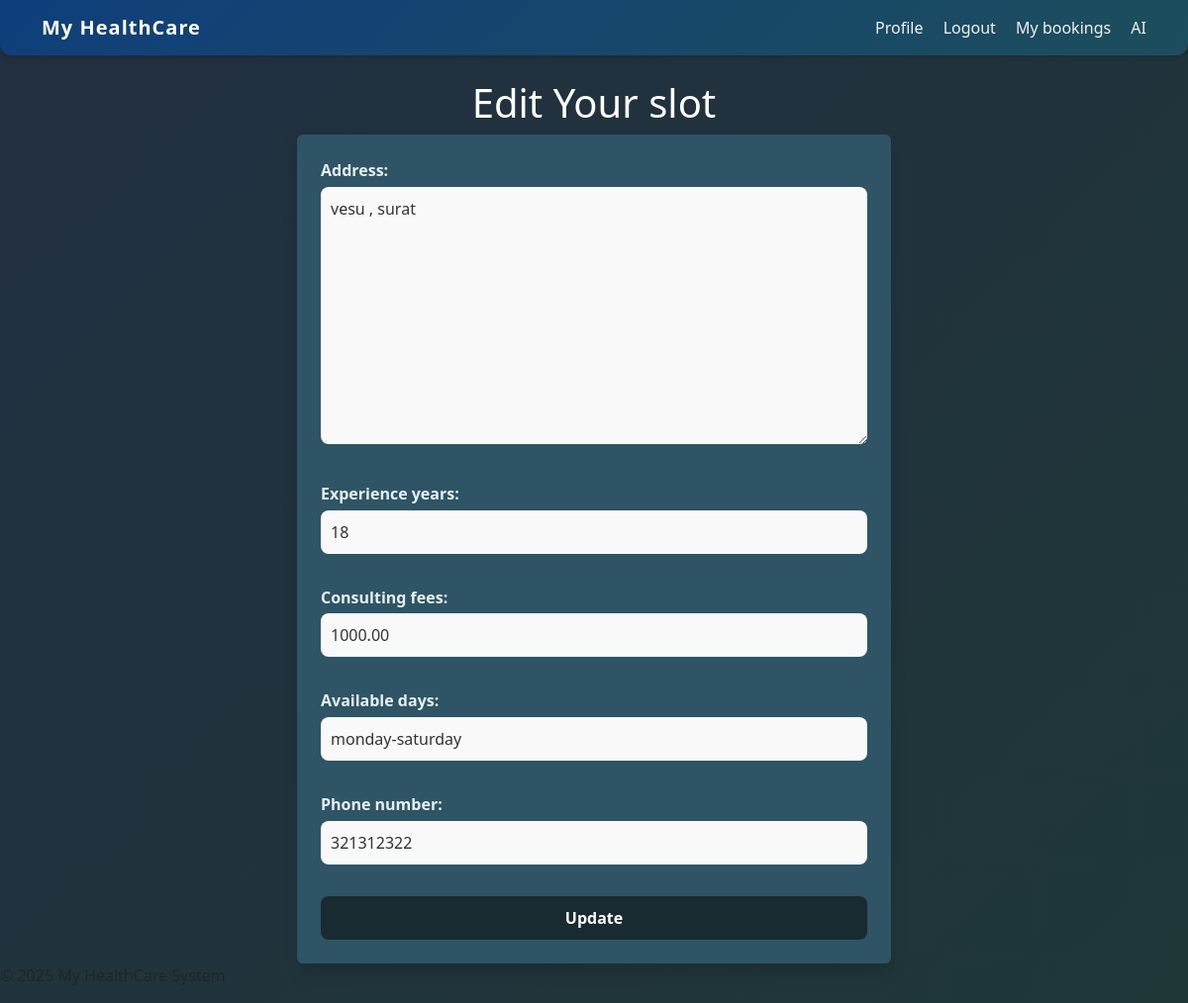
The app's page /edit/1 (signed in) with its own data.
### Doctor/models.py (models this page shows, shortened)
class Doctor(models.Model):
    user = models.OneToOneField(User, on_delete=models.CASCADE)
    age = models.PositiveIntegerField()
    address = models.TextField(max_length=200)
    phone_number = models.CharField(max_length=100)
    specialization = models.CharField(max_length=100)
    clinic_name = models.CharField(max_length=100)
    experience_years = models.PositiveIntegerField()
    available_days = models.CharField(max_length=100)
    consulting_fees = models.DecimalField(max_digits=6, decimal_places=2)
    bio = models.CharField(max_length=200, blank=True, null=True)

### Doctor/views.py (the view)
# urls.py: path('edit/<int:id>', views.edit_slots , name='edit'),
def edit_slots(request,id):
        slots = get_object_or_404(Doctor,id=id)
        if slots.user != request.user:
            return HttpResponse("you are not allowed to edit",status = 403)
        if request.method =="POST":
            editing = doctor(request.POST , instance = slots)
            if editing.is_valid():
                editing.save()
                return redirect('home')
        else:
            editing  = doctor(instance=slots)
        return render(request , "edit.html" , {"editing":editing})

### Doctor/forms.py
class doctor(forms.ModelForm):
    class Meta:
        model = Doctor
        fields = ['address','experience_years','consulting_fees','available_days','phone_number']

### Doctor/templates/edit.html (shortened to what this page needs)
{% extends "base.html" %}
{% load static %}
{% block style %}<link rel="stylesheet" href="{% static 'edit.css' %}">{% endblock %}
{% block content %}
  <div>
   <h1 class="heading"> Edit Your slot </h1>
   <form method="POST" class="p-4 shadow rounded" style="max-width: 600px; margin: auto; background-color:rgb(46, 84, 101);">
    {{ editing.as_p }}
    <div class="d-grid">
      <button type="submit" class="btn btn-primary">Update</button>
    </div>
  </form>
</div>
{% endblock %}

### static/edit.css (style rules this page uses)
body { background: linear-gradient(135deg, #222f42, #1f3737); font-family: 'Segoe UI', Tahoma, Geneva, Verdana, sans-serif; margin: 0; padding: 0; }
form { border-radius: 12px; padding: 2rem !important; color: white; box-shadow: 0px 6px 12px rgba(0, 0, 0, 0.2); }
.heading { color: white; }
h1 { text-align: center; margin-bottom: 1.5rem; font-size: 1.8rem; color: #2e5465; font-weight: bold; }
form p { margin-bottom: 1rem; }
form label { display: block; margin-bottom: 0.3rem; font-weight: 600; color: #e6f0f3; }
form input, form select, form textarea { width: 100%; padding: 10px; border-radius: 8px; border: none; outline: none; margin-bottom: 1rem; background-color: #f9f9f9; color: #333; }
button.btn { padding: 10px; border-radius: 8px; font-weight: bold; font-size: 1rem; transition: all 0.3s ease; }
button.btn-primary { background-color: #192a31; border: none; }

### records on screen
Doctor: address "vesu , surat", experience_years "18", consulting_fees "1000.00", available_days "monday-saturday", phone_number "321312322"
